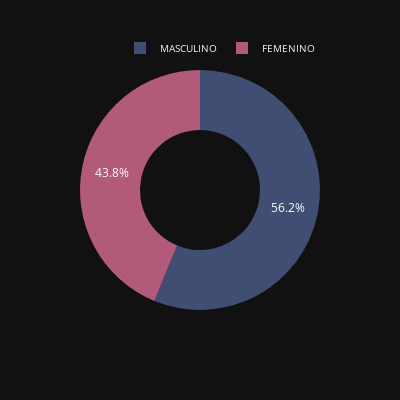

Source (notebook cell):
### Code cell
import plotly.express as px

df_sexo = asambleistas.groupby(['SEXO'])['SEXO'].count().reset_index(name='VALUE')
fig_sexo = px.pie(df_sexo, values='VALUE', names='SEXO',height=400, color='SEXO', width=400, template="plotly_dark",hole=.5,
                  color_discrete_map={'FEMENINO':'rgba( 178, 90, 122 ,1)','MASCULINO':'rgba(  65, 78, 115 , 1)'}, )
legend_type_2 = dict(title_font_family="Times New Roman",font=dict(size= 10),orientation="h",yanchor="bottom",y=0.99,x=1,xanchor="right")
fig_sexo.update_xaxes(visible=True, showticklabels=True, tickfont_size=10)
fig_sexo.update_layout(legend=legend_type_2, legend_title="",autosize=True,yaxis_title=None,xaxis_title=None,)
fig_sexo.show()

### Figure 1 — Plotly figure (JSON) as saved in the notebook; plotly's stock layout.template omitted (floating-point values rounded to 4 significant figures)
{"data": [{"customdata": [["FEMENINO"], ["MASCULINO"]], "domain": {"x": [0, 1], "y": [0, 1]}, "hole": 0.5, "hovertemplate": "SEXO=%{customdata[0]}<br>VALUE=%{value}<extra></extra>", "labels": ["FEMENINO", "MASCULINO"], "legendgroup": "", "marker": {"colors": ["rgba( 178, 90, 122 ,1)", "rgba(  65, 78, 115 , 1)"]}, "name": "", "showlegend": true, "type": "pie", "values": [60, 77]}], "layout": {"autosize": true, "height": 400, "legend": {"font": {"size": 10}, "orientation": "h", "title": {"text": ""}, "tracegroupgap": 0, "x": 1, "xanchor": "right", "y": 0.99, "yanchor": "bottom"}, "margin": {"t": 60}, "width": 400, "xaxis": {"showticklabels": true, "tickfont": {"size": 10}, "title": {}, "visible": true}, "yaxis": {"title": {}}}}
